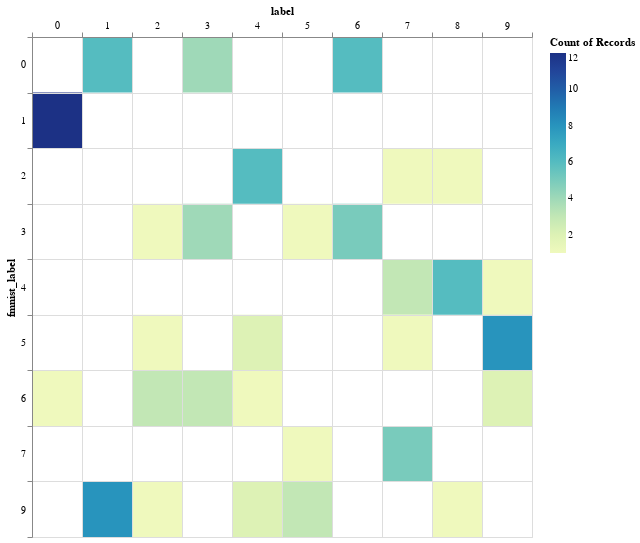

Write notebook code for a chart like this one.
### Code cell
c1 = @vlplot(data=source,height=500,width=500,
    mark={:rect},
    x={field=:label,type="ordinal",sort="ascending",axis={orient="top",labelAngle=0}},
    y={field=:fmnist_label,type="ordinal",sort="ascending"},
    color={field=:label,aggregate="count"},
    config= {axis= {"grid"= true, "tickBand"= "extent"}}
)
# c2 = @vlplot(data=source,height=500,width=500,
#     mark={:circle,color="gray"},
#     x={field=:px,type="quantitative",sort="ascending",axis={orient="top",labelAngle=0}},
#     y={field=:py,type="quantitative",sort="descecnding"},
#     config= {axis= {"grid"= true, "tickBand"= "extent"}}
# )
# @vlplot() +c1 + c2

### Figure 1 — Vega-Lite specification as saved in the notebook (floating-point values rounded to 4 significant figures)
{"config": {"axis": {"grid": true, "tickBand": "extent"}}, "data": {"values": [{"dataset": "mnist", "final": 32, "fmnist_label": 3, "img": "./images/mnist_1.png", "label": 5, "ld": "5mnist", "origin": 1, "px": 5.612, "py": 3.659, "x1": -0.5584, "x2": 1.806}, {"dataset": "mnist", "final": 99, "fmnist_label": 1, "img": "./images/mnist_2.png", "label": 0, "ld": "0mnist", "origin": 2, "px": 0.01132, "py": 1.129, "x1": 1.388, "x2": 4.029}, {"dataset": "mnist", "final": 28, "fmnist_label": 2, "img": "./images/mnist_3.png", "label": 4, "ld": "4mnist", "origin": 3, "px": 4.308, "py": 2.113, "x1": 0.8696, "x2": -0.01916}, {"dataset": "mnist", "final": 1, "fmnist_label": 9, "img": "./images/mnist_4.png", "label": 1, "ld": "1mnist", "origin": 4, "px": 1.02, "py": 9.466, "x1": -1.901, "x2": 0.02667}, {"dataset": "mnist", "final": 83, "fmnist_label": 5, "img": "./images/mnist_5.png", "label": 9, "ld": "9mnist", "origin": 5, "px": 9.577, "py": 5.685, "x1": -2.577, "x2": 0.6877}, {"dataset": "mnist", "final": 64, "fmnist_label": 5, "img": "./images/mnist_6.png", "label": 2, "ld": "2mnist", "origin": 6, "px": 2.76, "py": 5.507, "x1": -2.97, "x2": 0.7877}, {"dataset": "mnist", "final": 62, "fmnist_label": 0, "img": "./images/mnist_7.png", "label": 1, "ld": "1mnist", "origin": 7, "px": 1.043, "py": 0.1467, "x1": -0.751, "x2": 0.7687}, {"dataset": "mnist", "final": 60, "fmnist_label": 3, "img": "./images/mnist_8.png", "label": 3, "ld": "3mnist", "origin": 8, "px": 3.012, "py": 3.68, "x1": -0.6119, "x2": 2.095}, {"dataset": "mnist", "final": 62, "fmnist_label": 0, "img": "./images/mnist_9.png", "label": 1, "ld": "1mnist", "origin": 9, "px": 1.057, "py": 0.5283, "x1": -0.8567, "x2": 0.6025}, {"dataset": "mnist", "final": 31, "fmnist_label": 5, "img": "./images/mnist_10.png", "label": 4, "ld": "4mnist", "origin": 10, "px": 4.482, "py": 5.035, "x1": -3.104, "x2": 0.3983}, {"dataset": "mnist", "final": 60, "fmnist_label": 3, "img": "./images/mnist_11.png", "label": 3, "ld": "3mnist", "origin": 11, "px": 3.456, "py": 3.694, "x1": -0.2216, "x2": 1.768}, {"dataset": "mnist", "final": 89, "fmnist_label": 9, "img": "./images/mnist_12.png", "label": 5, "ld": "5mnist", "origin": 12, "px": 5.678, "py": 9.011, "x1": -1.574, "x2": 0.2354}, {"dataset": "mnist", "final": 65, "fmnist_label": 0, "img": "./images/mnist_13.png", "label": 3, "ld": "3mnist", "origin": 13, "px": 3.209, "py": 0.4034, "x1": -0.106, "x2": 1.664}, {"dataset": "mnist", "final": 5, "fmnist_label": 0, "img": "./images/mnist_14.png", "label": 6, "ld": "6mnist", "origin": 14, "px": 6.375, "py": 0.04619, "x1": 1.769, "x2": 1.956}, {"dataset": "mnist", "final": 62, "fmnist_label": 0, "img": "./images/mnist_15.png", "label": 1, "ld": "1mnist", "origin": 15, "px": 1.569, "py": 0.7844, "x1": -0.8749, "x2": 0.6555}, {"dataset": "mnist", "final": 15, "fmnist_label": 7, "img": "./images/mnist_16.png", "label": 7, "ld": "7mnist", "origin": 16, "px": 7.325, "py": 7.329, "x1": -3.289, "x2": 0.1647}, {"dataset": "mnist", "final": 78, "fmnist_label": 6, "img": "./images/mnist_17.png", "label": 2, "ld": "2mnist", "origin": 17, "px": 2.743, "py": 6.059, "x1": 0.418, "x2": 0.5654}, {"dataset": "mnist", "final": 20, "fmnist_label": 4, "img": "./images/mnist_18.png", "label": 8, "ld": "8mnist", "origin": 18, "px": 8.421, "py": 4.047, "x1": -2.398, "x2": 1.356}, {"dataset": "mnist", "final": 2, "fmnist_label": 0, "img": "./images/mnist_19.png", "label": 6, "ld": "6mnist", "origin": 19, "px": 6.319, "py": 0.09275, "x1": 1.357, "x2": 1.207}, {"dataset": "mnist", "final": 31, "fmnist_label": 5, "img": "./images/mnist_20.png", "label": 9, "ld": "9mnist", "origin": 20, "px": 9.011, "py": 5.708, "x1": -2.821, "x2": 0.5705}, {"dataset": "mnist", "final": 28, "fmnist_label": 2, "img": "./images/mnist_21.png", "label": 4, "ld": "4mnist", "origin": 21, "px": 4.751, "py": 2.624, "x1": 0.7853, "x2": -0.3509}, {"dataset": "mnist", "final": 99, "fmnist_label": 1, "img": "./images/mnist_22.png", "label": 0, "ld": "0mnist", "origin": 22, "px": 0.2479, "py": 1.232, "x1": 1.4, "x2": 4.014}, {"dataset": "mnist", "final": 31, "fmnist_label": 5, "img": "./images/mnist_23.png", "label": 9, "ld": "9mnist", "origin": 23, "px": 9.111, "py": 5.627, "x1": -2.981, "x2": 0.5121}, {"dataset": "mnist", "final": 1, "fmnist_label": 9, "img": "./images/mnist_24.png", "label": 1, "ld": "1mnist", "origin": 24, "px": 1.541, "py": 9.374, "x1": -1.866, "x2": -0.0116}, {"dataset": "mnist", "final": 45, "fmnist_label": 9, "img": "./images/mnist_25.png", "label": 1, "ld": "1mnist", "origin": 25, "px": 1.453, "py": 9.455, "x1": -1.694, "x2": -0.3758}, {"dataset": "mnist", "final": 60, "fmnist_label": 3, "img": "./images/mnist_26.png", "label": 2, "ld": "2mnist", "origin": 26, "px": 2.109, "py": 3.391, "x1": -0.6505, "x2": 2.167}, {"dataset": "mnist", "final": 46, "fmnist_label": 2, "img": "./images/mnist_27.png", "label": 4, "ld": "4mnist", "origin": 27, "px": 4.699, "py": 2.576, "x1": -0.05504, "x2": 0.2953}, {"dataset": "mnist", "final": 60, "fmnist_label": 3, "img": "./images/mnist_28.png", "label": 3, "ld": "3mnist", "origin": 28, "px": 3.134, "py": 3.706, "x1": -0.5215, "x2": 2.033}, {"dataset": "mnist", "final": 19, "fmnist_label": 6, "img": "./images/mnist_29.png", "label": 2, "ld": "2mnist", "origin": 29, "px": 2.131, "py": 6.725, "x1": -0.0004536, "x2": 0.2238}, {"dataset": "mnist", "final": 42, "fmnist_label": 7, "img": "./images/mnist_30.png", "label": 7, "ld": "7mnist", "origin": 30, "px": 7.4, "py": 7.65, "x1": -2.711, "x2": -0.02595}, {"dataset": "mnist", "final": 27, "fmnist_label": 0, "img": "./images/mnist_31.png", "label": 3, "ld": "3mnist", "origin": 31, "px": 3.782, "py": 0.6196, "x1": -0.3335, "x2": 0.906}, {"dataset": "mnist", "final": 55, "fmnist_label": 2, "img": "./images/mnist_32.png", "label": 8, "ld": "8mnist", "origin": 32, "px": 8.66, "py": 2.162, "x1": -2.133, "x2": 1.142}, {"dataset": "mnist", "final": 2, "fmnist_label": 0, "img": "./images/mnist_33.png", "label": 6, "ld": "6mnist", "origin": 33, "px": 6.017, "py": 0.3507, "x1": 1.537, "x2": 1.377}, {"dataset": "mnist", "final": 63, "fmnist_label": 5, "img": "./images/mnist_34.png", "label": 9, "ld": "9mnist", "origin": 34, "px": 9.723, "py": 5.077, "x1": -3.118, "x2": 0.3384}, {"dataset": "mnist", "final": 70, "fmnist_label": 1, "img": "./images/mnist_35.png", "label": 0, "ld": "0mnist", "origin": 35, "px": 0.4964, "py": 1.48, "x1": 1.182, "x2": 4.2}, {"dataset": "mnist", "final": 85, "fmnist_label": 9, "img": "./images/mnist_36.png", "label": 5, "ld": "5mnist", "origin": 36, "px": 5.26, "py": 9.65, "x1": -1.646, "x2": 0.2129}, {"dataset": "mnist", "final": 5, "fmnist_label": 0, "img": "./images/mnist_37.png", "label": 6, "ld": "6mnist", "origin": 37, "px": 6.108, "py": 0.008152, "x1": 1.616, "x2": 2.1}, {"dataset": "mnist", "final": 70, "fmnist_label": 1, "img": "./images/mnist_38.png", "label": 0, "ld": "0mnist", "origin": 38, "px": 0.7521, "py": 1.095, "x1": 1.25, "x2": 4.215}, {"dataset": "mnist", "final": 66, "fmnist_label": 2, "img": "./images/mnist_39.png", "label": 7, "ld": "7mnist", "origin": 39, "px": 7.56, "py": 2.16, "x1": 0.1646, "x2": 0.4869}, {"dataset": "mnist", "final": 5, "fmnist_label": 0, "img": "./images/mnist_40.png", "label": 6, "ld": "6mnist", "origin": 40, "px": 6.181, "py": 0.05034, "x1": 1.754, "x2": 1.994}, {"dataset": "mnist", "final": 62, "fmnist_label": 0, "img": "./images/mnist_41.png", "label": 1, "ld": "1mnist", "origin": 41, "px": 1.11, "py": 0.3267, "x1": -0.7488, "x2": 0.7289}, {"dataset": "mnist", "final": 97, "fmnist_label": 4, "img": "./images/mnist_42.png", "label": 8, "ld": "8mnist", "origin": 42, "px": 8.472, "py": 4.515, "x1": -2.244, "x2": 1.375}, {"dataset": "mnist", "final": 29, "fmnist_label": 4, "img": "./images/mnist_43.png", "label": 7, "ld": "7mnist", "origin": 43, "px": 7.619, "py": 4.622, "x1": -0.5487, "x2": 0.3179}, {"dataset": "mnist", "final": 64, "fmnist_label": 5, "img": "./images/mnist_44.png", "label": 9, "ld": "9mnist", "origin": 44, "px": 9.251, "py": 5.72, "x1": -2.688, "x2": 0.7368}, {"dataset": "mnist", "final": 57, "fmnist_label": 6, "img": "./images/mnist_45.png", "label": 3, "ld": "3mnist", "origin": 45, "px": 3.131, "py": 6.244, "x1": -0.06347, "x2": 1.404}, {"dataset": "mnist", "final": 83, "fmnist_label": 5, "img": "./images/mnist_46.png", "label": 9, "ld": "9mnist", "origin": 46, "px": 9.093, "py": 5.069, "x1": -2.55, "x2": 0.7266}, {"dataset": "mnist", "final": 12, "fmnist_label": 9, "img": "./images/mnist_47.png", "label": 8, "ld": "8mnist", "origin": 47, "px": 8.725, "py": 9.456, "x1": -1.43, "x2": 0.5369}, {"dataset": "mnist", "final": 86, "fmnist_label": 7, "img": "./images/mnist_48.png", "label": 5, "ld": "5mnist", "origin": 48, "px": 5.647, "py": 7.681, "x1": -2.234, "x2": 0.3276}, {"dataset": "mnist", "final": 57, "fmnist_label": 6, "img": "./images/mnist_49.png", "label": 9, "ld": "9mnist", "origin": 49, "px": 9.719, "py": 6.744, "x1": 0.07305, "x2": 1.401}, {"dataset": "mnist", "final": 60, "fmnist_label": 3, "img": "./images/mnist_50.png", "label": 3, "ld": "3mnist", "origin": 50, "px": 3.163, "py": 3.273, "x1": -0.5047, "x2": 1.962}, {"dataset": "mnist", "final": 57, "fmnist_label": 6, "img": "./images/mnist_51.png", "label": 3, "ld": "3mnist", "origin": 51, "px": 3.733, "py": 6.259, "x1": 0.1399, "x2": 1.554}, {"dataset": "mnist", "final": 99, "fmnist_label": 1, "img": "./images/mnist_52.png", "label": 0, "ld": "0mnist", "origin": 52, "px": 0.05453, "py": 1.195, "x1": 1.396, "x2": 3.98}, {"dataset": "mnist", "final": 69, "fmnist_label": 4, "img": "./images/mnist_53.png", "label": 7, "ld": "7mnist", "origin": 53, "px": 7.252, "py": 4.718, "x1": -0.1253, "x2": 0.198}, {"dataset": "mnist", "final": 43, "fmnist_label": 9, "img": "./images/mnist_54.png", "label": 4, "ld": "4mnist", "origin": 54, "px": 4.695, "py": 9.569, "x1": -2.05, "x2": -0.0942}, {"dataset": "mnist", "final": 69, "fmnist_label": 4, "img": "./images/mnist_55.png", "label": 9, "ld": "9mnist", "origin": 55, "px": 9.666, "py": 4.01, "x1": -0.192, "x2": 0.1559}, {"dataset": "mnist", "final": 20, "fmnist_label": 4, "img": "./images/mnist_56.png", "label": 8, "ld": "8mnist", "origin": 56, "px": 8.153, "py": 4.549, "x1": -2.377, "x2": 1.424}, {"dataset": "mnist", "final": 99, "fmnist_label": 1, "img": "./images/mnist_57.png", "label": 0, "ld": "0mnist", "origin": 57, "px": 0.3074, "py": 1.433, "x1": 1.508, "x2": 3.876}, {"dataset": "mnist", "final": 31, "fmnist_label": 5, "img": "./images/mnist_58.png", "label": 9, "ld": "9mnist", "origin": 58, "px": 9.548, "py": 5.397, "x1": -2.988, "x2": 0.5633}, {"dataset": "mnist", "final": 28, "fmnist_label": 2, "img": "./images/mnist_59.png", "label": 4, "ld": "4mnist", "origin": 59, "px": 4.14, "py": 2.337, "x1": 0.6766, "x2": -0.2311}, {"dataset": "mnist", "final": 80, "fmnist_label": 9, "img": "./images/mnist_60.png", "label": 1, "ld": "1mnist", "origin": 60, "px": 1.739, "py": 9.438, "x1": -1.761, "x2": -0.1869}, {"dataset": "mnist", "final": 28, "fmnist_label": 2, "img": "./images/mnist_61.png", "label": 4, "ld": "4mnist", "origin": 61, "px": 4.623, "py": 2.279, "x1": 1.149, "x2": -0.6907}, {"dataset": "mnist", "final": 43, "fmnist_label": 9, "img": "./images/mnist_62.png", "label": 4, "ld": "4mnist", "origin": 62, "px": 4.306, "py": 9.144, "x1": -2.086, "x2": -0.05662}, {"dataset": "mnist", "final": 5, "fmnist_label": 0, "img": "./images/mnist_63.png", "label": 6, "ld": "6mnist", "origin": 63, "px": 6.634, "py": 0.7325, "x1": 1.626, "x2": 2.129}, {"dataset": "mnist", "final": 70, "fmnist_label": 1, "img": "./images/mnist_64.png", "label": 0, "ld": "0mnist", "origin": 64, "px": 0.757, "py": 1.197, "x1": 1.22, "x2": 4.126}, {"dataset": "mnist", "final": 78, "fmnist_label": 6, "img": "./images/mnist_65.png", "label": 4, "ld": "4mnist", "origin": 65, "px": 4.479, "py": 6.066, "x1": 1.274, "x2": 0.7406}, {"dataset": "mnist", "final": 89, "fmnist_label": 9, "img": "./images/mnist_66.png", "label": 5, "ld": "5mnist", "origin": 66, "px": 5.738, "py": 9.734, "x1": -1.611, "x2": 0.2405}, {"dataset": "mnist", "final": 74, "fmnist_label": 3, "img": "./images/mnist_67.png", "label": 6, "ld": "6mnist", "origin": 67, "px": 6.667, "py": 3.106, "x1": 1.753, "x2": 2.133}, {"dataset": "mnist", "final": 80, "fmnist_label": 9, "img": "./images/mnist_68.png", "label": 1, "ld": "1mnist", "origin": 68, "px": 1.062, "py": 9.658, "x1": -1.843, "x2": 0.01697}, {"dataset": "mnist", "final": 78, "fmnist_label": 6, "img": "./images/mnist_69.png", "label": 0, "ld": "0mnist", "origin": 69, "px": 0.7531, "py": 6.456, "x1": 1.606, "x2": 0.5799}, {"dataset": "mnist", "final": 98, "fmnist_label": 1, "img": "./images/mnist_70.png", "label": 0, "ld": "0mnist", "origin": 70, "px": 0.1147, "py": 1.563, "x1": 1.274, "x2": 4.349}, {"dataset": "mnist", "final": 62, "fmnist_label": 0, "img": "./images/mnist_71.png", "label": 1, "ld": "1mnist", "origin": 71, "px": 1.776, "py": 0.3735, "x1": -0.8387, "x2": 0.7625}, {"dataset": "mnist", "final": 15, "fmnist_label": 7, "img": "./images/mnist_72.png", "label": 7, "ld": "7mnist", "origin": 72, "px": 7.35, "py": 7.437, "x1": -3.294, "x2": 0.08274}, {"dataset": "mnist", "final": 62, "fmnist_label": 0, "img": "./images/mnist_73.png", "label": 1, "ld": "1mnist", "origin": 73, "px": 1.257, "py": 0.5529, "x1": -0.8525, "x2": 0.627}, {"dataset": "mnist", "final": 74, "fmnist_label": 3, "img": "./images/mnist_74.png", "label": 6, "ld": "6mnist", "origin": 74, "px": 6.273, "py": 3.763, "x1": 1.885, "x2": 2.103}, {"dataset": "mnist", "final": 65, "fmnist_label": 0, "img": "./images/mnist_75.png", "label": 3, "ld": "3mnist", "origin": 75, "px": 3.006, "py": 0.1115, "x1": -0.01201, "x2": 1.678}, {"dataset": "mnist", "final": 70, "fmnist_label": 1, "img": "./images/mnist_76.png", "label": 0, "ld": "0mnist", "origin": 76, "px": 0.4826, "py": 1.579, "x1": 1.197, "x2": 4.258}, {"dataset": "mnist", "final": 45, "fmnist_label": 9, "img": "./images/mnist_77.png", "label": 2, "ld": "2mnist", "origin": 77, "px": 2.408, "py": 9.485, "x1": -1.605, "x2": -0.1691}, {"dataset": "mnist", "final": 1, "fmnist_label": 9, "img": "./images/mnist_78.png", "label": 1, "ld": "1mnist", "origin": 78, "px": 1.515, "py": 9.055, "x1": -1.935, "x2": -0.00336}, {"dataset": "mnist", "final": 80, "fmnist_label": 9, "img": "./images/mnist_79.png", "label": 1, "ld": "1mnist", "origin": 79, "px": 1.277, "py": 9.146, "x1": -1.753, "x2": -0.259}, {"dataset": "mnist", "final": 15, "fmnist_label": 7, "img": "./images/mnist_80.png", "label": 7, "ld": "7mnist", "origin": 80, "px": 7.452, "py": 7.442, "x1": -3.166, "x2": 0.1461}, {"dataset": "mnist", "final": 57, "fmnist_label": 6, "img": "./images/mnist_81.png", "label": 9, "ld": "9mnist", "origin": 81, "px": 9.382, "py": 6.414, "x1": 0.6308, "x2": 1.483}, {"dataset": "mnist", "final": 70, "fmnist_label": 1, "img": "./images/mnist_82.png", "label": 0, "ld": "0mnist", "origin": 82, "px": 0.6477, "py": 1.686, "x1": 1.148, "x2": 4.215}, {"dataset": "mnist", "final": 57, "fmnist_label": 6, "img": "./images/mnist_83.png", "label": 2, "ld": "2mnist", "origin": 83, "px": 2.362, "py": 6.286, "x1": 0.5236, "x2": 1.637}, {"dataset": "mnist", "final": 74, "fmnist_label": 3, "img": "./images/mnist_84.png", "label": 6, "ld": "6mnist", "origin": 84, "px": 6.225, "py": 3.232, "x1": 1.787, "x2": 2.046}, {"dataset": "mnist", "final": 69, "fmnist_label": 4, "img": "./images/mnist_85.png", "label": 7, "ld": "7mnist", "origin": 85, "px": 7.621, "py": 4.572, "x1": -0.2267, "x2": 0.1326}, {"dataset": "mnist", "final": 20, "fmnist_label": 4, "img": "./images/mnist_86.png", "label": 8, "ld": "8mnist", "origin": 86, "px": 8.619, "py": 4.322, "x1": -2.457, "x2": 1.663}, {"dataset": "mnist", "final": 78, "fmnist_label": 6, "img": "./images/mnist_87.png", "label": 3, "ld": "3mnist", "origin": 87, "px": 3.687, "py": 6.225, "x1": 0.9505, "x2": 0.5087}, {"dataset": "mnist", "final": 31, "fmnist_label": 5, "img": "./images/mnist_88.png", "label": 9, "ld": "9mnist", "origin": 88, "px": 9.738, "py": 5.145, "x1": -3.169, "x2": 0.434}, {"dataset": "mnist", "final": 81, "fmnist_label": 1, "img": "./images/mnist_89.png", "label": 0, "ld": "0mnist", "origin": 89, "px": 0.6911, "py": 1.201, "x1": 1.512, "x2": 3.847}, {"dataset": "mnist", "final": 63, "fmnist_label": 5, "img": "./images/mnist_90.png", "label": 4, "ld": "4mnist", "origin": 90, "px": 4.252, "py": 5.079, "x1": -3.282, "x2": 0.3446}, {"dataset": "mnist", "final": 51, "fmnist_label": 3, "img": "./images/mnist_91.png", "label": 6, "ld": "6mnist", "origin": 91, "px": 6.415, "py": 3.345, "x1": 1.678, "x2": 1.926}, {"dataset": "mnist", "final": 15, "fmnist_label": 7, "img": "./images/mnist_92.png", "label": 7, "ld": "7mnist", "origin": 92, "px": 7.31, "py": 7.409, "x1": -3.368, "x2": 0.03807}, {"dataset": "mnist", "final": 28, "fmnist_label": 2, "img": "./images/mnist_93.png", "label": 4, "ld": "4mnist", "origin": 93, "px": 4.059, "py": 2.379, "x1": 0.7606, "x2": -0.1583}, {"dataset": "mnist", "final": 74, "fmnist_label": 3, "img": "./images/mnist_94.png", "label": 6, "ld": "6mnist", "origin": 94, "px": 6.52, "py": 3.144, "x1": 1.813, "x2": 2.098}, {"dataset": "mnist", "final": 20, "fmnist_label": 4, "img": "./images/mnist_95.png", "label": 8, "ld": "8mnist", "origin": 95, "px": 8.393, "py": 4.101, "x1": -2.336, "x2": 1.459}, {"dataset": "mnist", "final": 70, "fmnist_label": 1, "img": "./images/mnist_96.png", "label": 0, "ld": "0mnist", "origin": 96, "px": 0.7604, "py": 1.342, "x1": 1.157, "x2": 4.312}, {"dataset": "mnist", "final": 61, "fmnist_label": 5, "img": "./images/mnist_97.png", "label": 7, "ld": "7mnist", "origin": 97, "px": 7.466, "py": 5.726, "x1": -2.391, "x2": 0.6932}, {"dataset": "mnist", "final": 20, "fmnist_label": 4, "img": "./images/mnist_98.png", "label": 8, "ld": "8mnist", "origin": 98, "px": 8.434, "py": 4.513, "x1": -2.333, "x2": 1.448}, {"dataset": "mnist", "final": 65, "fmnist_label": 0, "img": "./images/mnist_99.png", "label": 3, "ld": "3mnist", "origin": 99, "px": 3.776, "py": 0.6351, "x1": -0.09029, "x2": 1.65}, {"dataset": "mnist", "final": 1, "fmnist_label": 9, "img": "./images/mnist_100.png", "label": 1, "ld": "1mnist", "origin": 100, "px": 1.364, "py": 9.411, "x1": -1.942, "x2": -0.1214}]}, "encoding": {"color": {"aggregate": "count", "field": "label"}, "x": {"axis": {"labelAngle": 0, "orient": "top"}, "field": "label", "sort": "ascending", "type": "ordinal"}, "y": {"field": "fmnist_label", "sort": "ascending", "type": "ordinal"}}, "height": 500, "mark": {"type": "rect"}, "width": 500}
